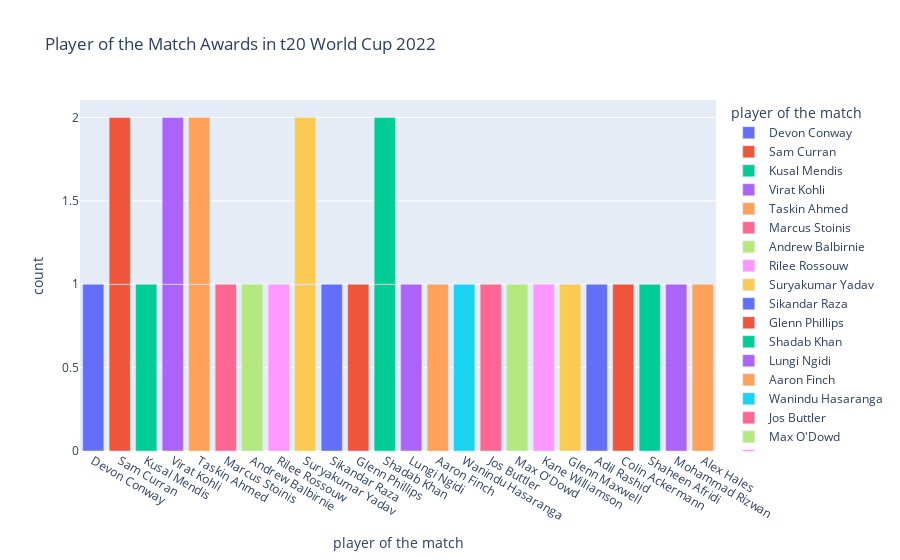

Write notebook code for a chart like this one.
### Code cell
figure = px.bar(data,
                 x= data["player of the match"],
title = "Player of the Match Awards in t20 World Cup 2022", color= "player of the match")
figure.show()

### Figure 1 — Plotly figure (JSON) as saved in the notebook; plotly's stock layout.template omitted (floating-point values rounded to 4 significant figures)
{"data": [{"alignmentgroup": "True", "hovertemplate": "player of the match=%{x}<br>count=%{y}<extra></extra>", "legendgroup": "Devon Conway", "marker": {"color": "#636efa", "pattern": {"shape": ""}}, "name": "Devon Conway", "offsetgroup": "Devon Conway", "orientation": "v", "showlegend": true, "textposition": "auto", "type": "bar", "x": ["Devon Conway"], "xaxis": "x", "y": [1], "yaxis": "y"}, {"alignmentgroup": "True", "hovertemplate": "player of the match=%{x}<br>count=%{y}<extra></extra>", "legendgroup": "Sam Curran", "marker": {"color": "#EF553B", "pattern": {"shape": ""}}, "name": "Sam Curran", "offsetgroup": "Sam Curran", "orientation": "v", "showlegend": true, "textposition": "auto", "type": "bar", "x": ["Sam Curran", "Sam Curran"], "xaxis": "x", "y": [1, 1], "yaxis": "y"}, {"alignmentgroup": "True", "hovertemplate": "player of the match=%{x}<br>count=%{y}<extra></extra>", "legendgroup": "Kusal Mendis", "marker": {"color": "#00cc96", "pattern": {"shape": ""}}, "name": "Kusal Mendis", "offsetgroup": "Kusal Mendis", "orientation": "v", "showlegend": true, "textposition": "auto", "type": "bar", "x": ["Kusal Mendis"], "xaxis": "x", "y": [1], "yaxis": "y"}, {"alignmentgroup": "True", "hovertemplate": "player of the match=%{x}<br>count=%{y}<extra></extra>", "legendgroup": "Virat Kohli", "marker": {"color": "#ab63fa", "pattern": {"shape": ""}}, "name": "Virat Kohli", "offsetgroup": "Virat Kohli", "orientation": "v", "showlegend": true, "textposition": "auto", "type": "bar", "x": ["Virat Kohli", "Virat Kohli"], "xaxis": "x", "y": [1, 1], "yaxis": "y"}, {"alignmentgroup": "True", "hovertemplate": "player of the match=%{x}<br>count=%{y}<extra></extra>", "legendgroup": "Taskin Ahmed", "marker": {"color": "#FFA15A", "pattern": {"shape": ""}}, "name": "Taskin Ahmed", "offsetgroup": "Taskin Ahmed", "orientation": "v", "showlegend": true, "textposition": "auto", "type": "bar", "x": ["Taskin Ahmed", "Taskin Ahmed"], "xaxis": "x", "y": [1, 1], "yaxis": "y"}, {"alignmentgroup": "True", "hovertemplate": "player of the match=%{x}<br>count=%{y}<extra></extra>", "legendgroup": "Marcus Stoinis", "marker": {"color": "#FF6692", "pattern": {"shape": ""}}, "name": "Marcus Stoinis", "offsetgroup": "Marcus Stoinis", "orientation": "v", "showlegend": true, "textposition": "auto", "type": "bar", "x": ["Marcus Stoinis"], "xaxis": "x", "y": [1], "yaxis": "y"}, {"alignmentgroup": "True", "hovertemplate": "player of the match=%{x}<br>count=%{y}<extra></extra>", "legendgroup": "Andrew Balbirnie", "marker": {"color": "#B6E880", "pattern": {"shape": ""}}, "name": "Andrew Balbirnie", "offsetgroup": "Andrew Balbirnie", "orientation": "v", "showlegend": true, "textposition": "auto", "type": "bar", "x": ["Andrew Balbirnie"], "xaxis": "x", "y": [1], "yaxis": "y"}, {"alignmentgroup": "True", "hovertemplate": "player of the match=%{x}<br>count=%{y}<extra></extra>", "legendgroup": "Rilee Rossouw", "marker": {"color": "#FF97FF", "pattern": {"shape": ""}}, "name": "Rilee Rossouw", "offsetgroup": "Rilee Rossouw", "orientation": "v", "showlegend": true, "textposition": "auto", "type": "bar", "x": ["Rilee Rossouw"], "xaxis": "x", "y": [1], "yaxis": "y"}, {"alignmentgroup": "True", "hovertemplate": "player of the match=%{x}<br>count=%{y}<extra></extra>", "legendgroup": "Suryakumar Yadav", "marker": {"color": "#FECB52", "pattern": {"shape": ""}}, "name": "Suryakumar Yadav", "offsetgroup": "Suryakumar Yadav", "orientation": "v", "showlegend": true, "textposition": "auto", "type": "bar", "x": ["Suryakumar Yadav", "Suryakumar Yadav"], "xaxis": "x", "y": [1, 1], "yaxis": "y"}, {"alignmentgroup": "True", "hovertemplate": "player of the match=%{x}<br>count=%{y}<extra></extra>", "legendgroup": "Sikandar Raza", "marker": {"color": "#636efa", "pattern": {"shape": ""}}, "name": "Sikandar Raza", "offsetgroup": "Sikandar Raza", "orientation": "v", "showlegend": true, "textposition": "auto", "type": "bar", "x": ["Sikandar Raza"], "xaxis": "x", "y": [1], "yaxis": "y"}, {"alignmentgroup": "True", "hovertemplate": "player of the match=%{x}<br>count=%{y}<extra></extra>", "legendgroup": "Glenn Phillips", "marker": {"color": "#EF553B", "pattern": {"shape": ""}}, "name": "Glenn Phillips", "offsetgroup": "Glenn Phillips", "orientation": "v", "showlegend": true, "textposition": "auto", "type": "bar", "x": ["Glenn Phillips"], "xaxis": "x", "y": [1], "yaxis": "y"}, {"alignmentgroup": "True", "hovertemplate": "player of the match=%{x}<br>count=%{y}<extra></extra>", "legendgroup": "Shadab Khan", "marker": {"color": "#00cc96", "pattern": {"shape": ""}}, "name": "Shadab Khan", "offsetgroup": "Shadab Khan", "orientation": "v", "showlegend": true, "textposition": "auto", "type": "bar", "x": ["Shadab Khan", "Shadab Khan"], "xaxis": "x", "y": [1, 1], "yaxis": "y"}, {"alignmentgroup": "True", "hovertemplate": "player of the match=%{x}<br>count=%{y}<extra></extra>", "legendgroup": "Lungi Ngidi", "marker": {"color": "#ab63fa", "pattern": {"shape": ""}}, "name": "Lungi Ngidi", "offsetgroup": "Lungi Ngidi", "orientation": "v", "showlegend": true, "textposition": "auto", "type": "bar", "x": ["Lungi Ngidi"], "xaxis": "x", "y": [1], "yaxis": "y"}, {"alignmentgroup": "True", "hovertemplate": "player of the match=%{x}<br>count=%{y}<extra></extra>", "legendgroup": "Aaron Finch", "marker": {"color": "#FFA15A", "pattern": {"shape": ""}}, "name": "Aaron Finch", "offsetgroup": "Aaron Finch", "orientation": "v", "showlegend": true, "textposition": "auto", "type": "bar", "x": ["Aaron Finch"], "xaxis": "x", "y": [1], "yaxis": "y"}, {"alignmentgroup": "True", "hovertemplate": "player of the match=%{x}<br>count=%{y}<extra></extra>", "legendgroup": "Wanindu Hasaranga", "marker": {"color": "#19d3f3", "pattern": {"shape": ""}}, "name": "Wanindu Hasaranga", "offsetgroup": "Wanindu Hasaranga", "orientation": "v", "showlegend": true, "textposition": "auto", "type": "bar", "x": ["Wanindu Hasaranga"], "xaxis": "x", "y": [1], "yaxis": "y"}, {"alignmentgroup": "True", "hovertemplate": "player of the match=%{x}<br>count=%{y}<extra></extra>", "legendgroup": "Jos Buttler", "marker": {"color": "#FF6692", "pattern": {"shape": ""}}, "name": "Jos Buttler", "offsetgroup": "Jos Buttler", "orientation": "v", "showlegend": true, "textposition": "auto", "type": "bar", "x": ["Jos Buttler"], "xaxis": "x", "y": [1], "yaxis": "y"}, {"alignmentgroup": "True", "hovertemplate": "player of the match=%{x}<br>count=%{y}<extra></extra>", "legendgroup": "Max O'Dowd", "marker": {"color": "#B6E880", "pattern": {"shape": ""}}, "name": "Max O'Dowd", "offsetgroup": "Max O'Dowd", "orientation": "v", "showlegend": true, "textposition": "auto", "type": "bar", "x": ["Max O'Dowd"], "xaxis": "x", "y": [1], "yaxis": "y"}, {"alignmentgroup": "True", "hovertemplate": "player of the match=%{x}<br>count=%{y}<extra></extra>", "legendgroup": "Kane Williamson", "marker": {"color": "#FF97FF", "pattern": {"shape": ""}}, "name": "Kane Williamson", "offsetgroup": "Kane Williamson", "orientation": "v", "showlegend": true, "textposition": "auto", "type": "bar", "x": ["Kane Williamson"], "xaxis": "x", "y": [1], "yaxis": "y"}, {"alignmentgroup": "True", "hovertemplate": "player of the match=%{x}<br>count=%{y}<extra></extra>", "legendgroup": "Glenn Maxwell", "marker": {"color": "#FECB52", "pattern": {"shape": ""}}, "name": "Glenn Maxwell", "offsetgroup": "Glenn Maxwell", "orientation": "v", "showlegend": true, "textposition": "auto", "type": "bar", "x": ["Glenn Maxwell"], "xaxis": "x", "y": [1], "yaxis": "y"}, {"alignmentgroup": "True", "hovertemplate": "player of the match=%{x}<br>count=%{y}<extra></extra>", "legendgroup": "Adil Rashid", "marker": {"color": "#636efa", "pattern": {"shape": ""}}, "name": "Adil Rashid", "offsetgroup": "Adil Rashid", "orientation": "v", "showlegend": true, "textposition": "auto", "type": "bar", "x": ["Adil Rashid"], "xaxis": "x", "y": [1], "yaxis": "y"}, {"alignmentgroup": "True", "hovertemplate": "player of the match=%{x}<br>count=%{y}<extra></extra>", "legendgroup": "Colin Ackermann", "marker": {"color": "#EF553B", "pattern": {"shape": ""}}, "name": "Colin Ackermann", "offsetgroup": "Colin Ackermann", "orientation": "v", "showlegend": true, "textposition": "auto", "type": "bar", "x": ["Colin Ackermann"], "xaxis": "x", "y": [1], "yaxis": "y"}, {"alignmentgroup": "True", "hovertemplate": "player of the match=%{x}<br>count=%{y}<extra></extra>", "legendgroup": "Shaheen Afridi", "marker": {"color": "#00cc96", "pattern": {"shape": ""}}, "name": "Shaheen Afridi", "offsetgroup": "Shaheen Afridi", "orientation": "v", "showlegend": true, "textposition": "auto", "type": "bar", "x": ["Shaheen Afridi"], "xaxis": "x", "y": [1], "yaxis": "y"}, {"alignmentgroup": "True", "hovertemplate": "player of the match=%{x}<br>count=%{y}<extra></extra>", "legendgroup": "Mohammad Rizwan", "marker": {"color": "#ab63fa", "pattern": {"shape": ""}}, "name": "Mohammad Rizwan", "offsetgroup": "Mohammad Rizwan", "orientation": "v", "showlegend": true, "textposition": "auto", "type": "bar", "x": ["Mohammad Rizwan"], "xaxis": "x", "y": [1], "yaxis": "y"}, {"alignmentgroup": "True", "hovertemplate": "player of the match=%{x}<br>count=%{y}<extra></extra>", "legendgroup": "Alex Hales", "marker": {"color": "#FFA15A", "pattern": {"shape": ""}}, "name": "Alex Hales", "offsetgroup": "Alex Hales", "orientation": "v", "showlegend": true, "textposition": "auto", "type": "bar", "x": ["Alex Hales"], "xaxis": "x", "y": [1], "yaxis": "y"}], "layout": {"barmode": "relative", "legend": {"title": {"text": "player of the match"}, "tracegroupgap": 0}, "title": {"text": "Player of the Match Awards in t20 World Cup 2022"}, "xaxis": {"anchor": "y", "categoryarray": ["Devon Conway", "Sam Curran", "Kusal Mendis", "Virat Kohli", "Taskin Ahmed", null, "Marcus Stoinis", "Andrew Balbirnie", "Rilee Rossouw", "Suryakumar Yadav", "Sikandar Raza", "Glenn Phillips", "Shadab Khan", "Lungi Ngidi", "Aaron Finch", "Wanindu Hasaranga", "Jos Buttler", "Max O'Dowd", "Kane Williamson", "Glenn Maxwell", "Adil Rashid", "Colin Ackermann", "Shaheen Afridi", "Mohammad Rizwan", "Alex Hales"], "categoryorder": "array", "domain": [0, 1], "title": {"text": "player of the match"}}, "yaxis": {"anchor": "x", "domain": [0, 1], "title": {"text": "count"}}}}
